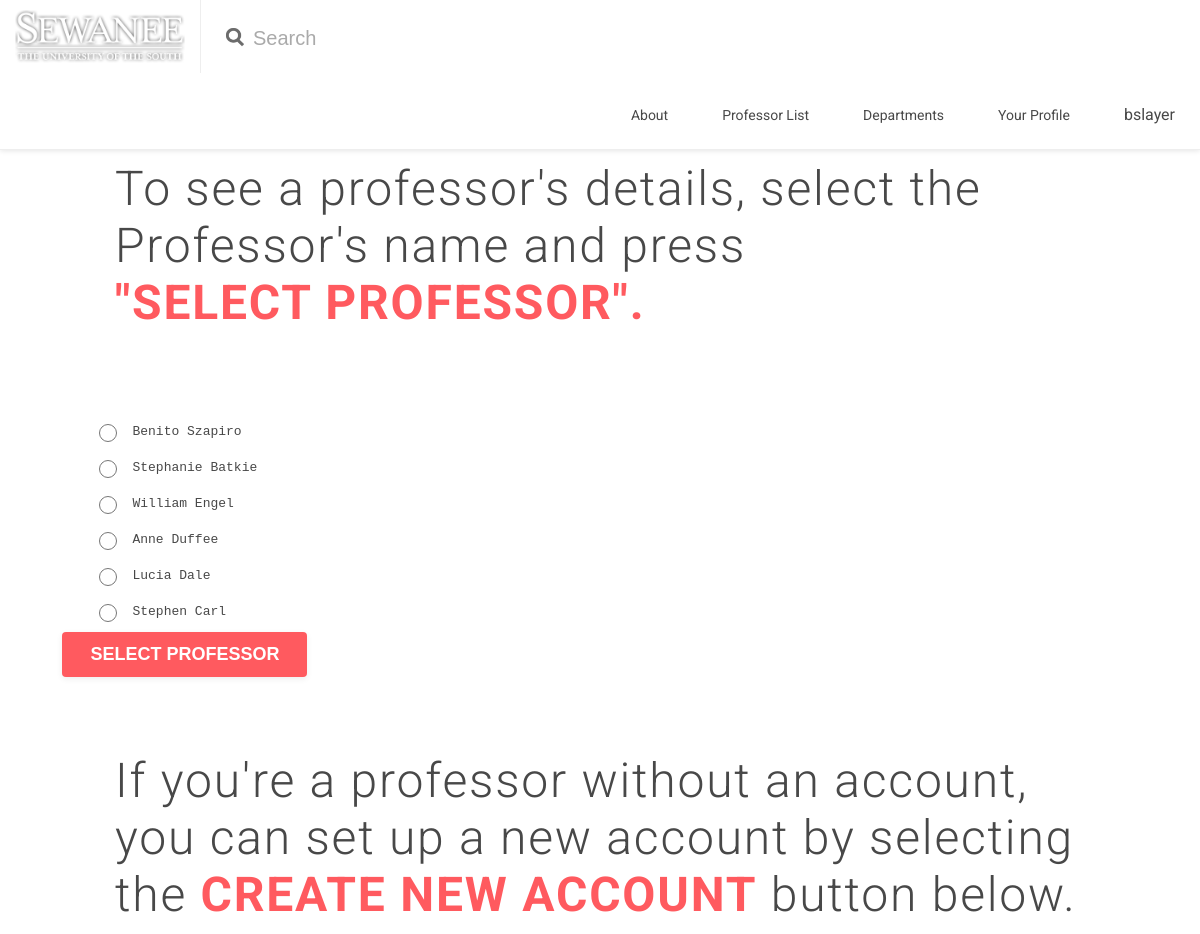
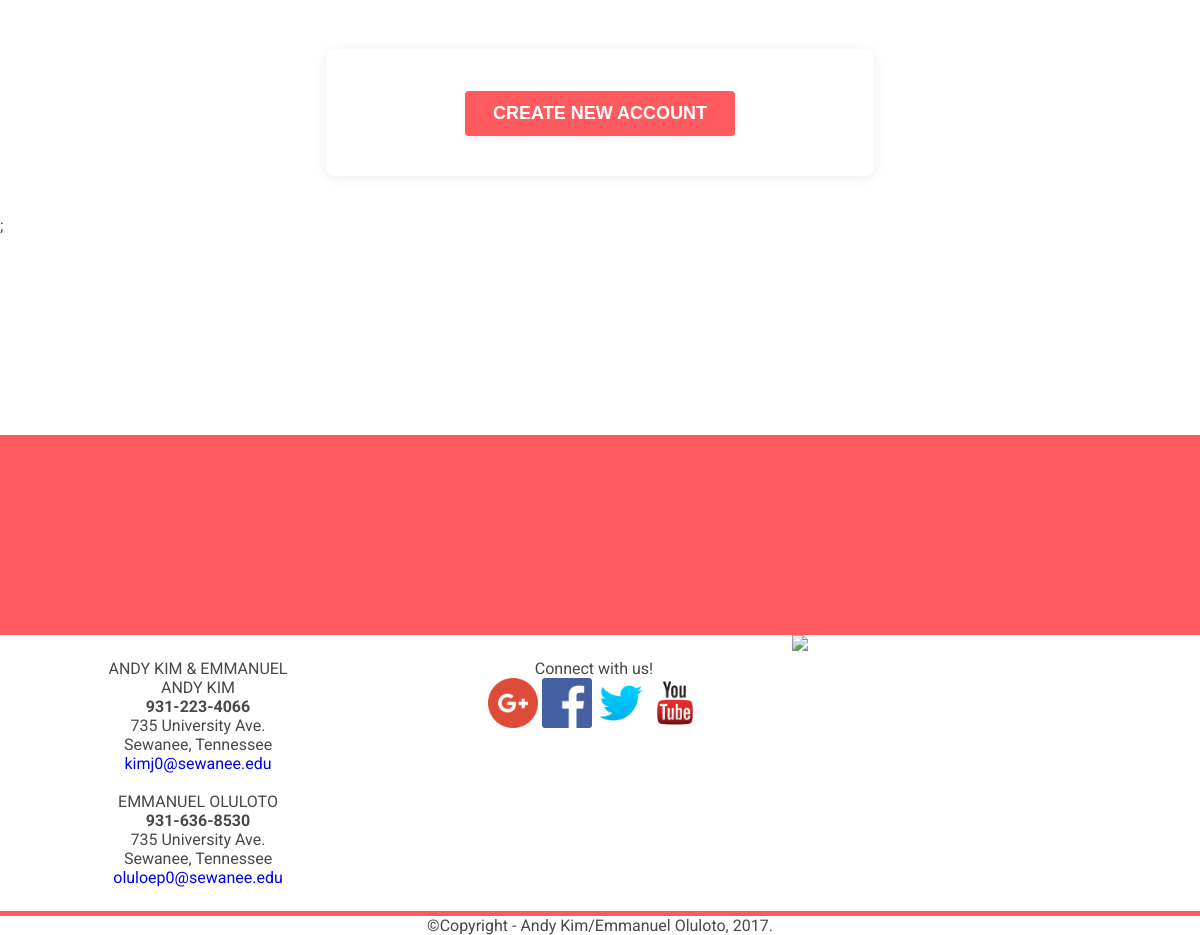
Page /php/displayProfs.php (signed in) on the committed database (2 pictures, top to bottom).
### tables this page shows
CREATE TABLE profTable(
   profID           int AUTO_INCREMENT NOT NULL PRIMARY KEY
  ,first_name       varchar(40)
  ,last_name        varchar(40)
  ,email            varchar(40)
  ,phone            char(10)
  ,password         varchar(20) NOT NULL 
);

### php/displayProfs.php (the view, shortened to what this page needs)
<?php require_once('header.php') ?>
<!DOCTYPE html>
<html>
	<head>
		<link rel="stylesheet" type="text/css" href="/css/main.css"/>
	</head>
	<body>
  	<div class="top-nav active clearfix">
  		<a href="index.html" class="logo">
  			<img src="/image/logo2.png" alt="Sewanee"/>
  		</a>
  		<div id="nav-searchbar">
  			<form method="GET" action="index.html">
  				<input type="text" name="search" id="nav-search" placeholder="Search"/>
  			</form>
  		</div>
  		<ul>
  		</ul>
  	</div>
<span style="display:block; height: 100px;"></span>
    <div class="row">
      <h1 id="moto">To see a professor's details, select the Professor's name and press <br><span>"SELECT PROFESSOR".</span></h1>
    </div>
<?php
  $query = "SELECT * FROM profTable";
  $result = $connection->query($query);
    $rows = $result->num_rows;
  echo '<pre><form action="profInfo.php" method="post"> <div class ="set">' ;
    for ($j = $rows-1 ; $j >= 0; $j--){
      $result->data_seek($j);
      $row = $result->fetch_array(MYSQLI_NUM);
      echo <<<_END
            <input style='line-height: 10px;' type="radio" name="prof" value="$row[0]"> $row[1] $row[2]
_END;
    }
  echo <<<_END
        <input type="submit" value="SELECT PROFESSOR">
        </div></form></pre>
        <div class="row">
        <h1 id="moto">If you're a professor without an account, you can set up a new account by selecting the
        <span> CREATE NEW ACCOUNT</span> button below. </h1>
        </div>
        <form action="newprof.php" method="post">
        <input type="submit" value="CREATE NEW ACCOUNT" style=""></form>;
_END;
?>
<span style="display:block; height: 200px;"></span>
<footer>
	<div class="section">
		<p>ANDY KIM & EMMANUEL</p>
	<p>ANDY KIM</p>
	<p><b>931-223-4066</b><br>
		735 University Ave.<br>
		Sewanee, Tennessee<br>
		<a href = "mailto:kimj0@sewanee.edu">kimj0@sewanee.edu</a></p>
	<br>
	<p> EMMANUEL OLULOTO</p>
		<p><b>931-636-8530</b><br>
		735 University Ave.<br>
		Sewanee, Tennessee<br>
		<a href = "mailto:oluloep0@sewanee.edu">oluloep0@sewanee.edu</a></p>
	</div>
	<div class="section"><div id="social">
		<p>Connect with us!</p>
		<ul>
			   <li><a href="#"><img src="/image/logos/1491580659-yumminkysocialmedia23_83074.png"/></a></li>
			   <li><a href="#"><img src="/image/logos/Facebook_icon-icons.com_66805.png"/></a></li>
			   <li><a href="#"><img src="/image/logos/twitter_socialnetwork_20007.png"/></a></li>
			   <li><a href="#"><img src="/image/logos/youtube_socialnetwork_19998.png"/></a></li>
		</ul>
	</div></div>
			<img src="https://upload.wikimedia.org/wikipedia/commons/2/2b/Sewanee.png"/>
</footer>
<p style="text-align:center">&#169;Copyright - Andy Kim/Emmanuel Oluloto, 2017.</p>
</body>
</html>

### css/main.css (style rules this page uses)
form[action="newprof.php"] { max-width: 500px; margin: 40px auto 40px auto; background: #fff; padding: 32px 24px 24px 24px; border-radius: 8px; box-shadow: 0 2px 12px rgba(0,0,0,0.08); display: flex; flex-direction: column; align-items: center; }
form[action="newprof.php"] input, form[action="newprof.php"] select { width: 100%; margin-bottom: 16px; }
form[action="newprof.php"] input[type="submit"] { width: auto; align-self: center; }
input[type="text"], input[type="password"], input[type="email"], input[type="number"], select { font-size: 18px; padding: 10px 12px; border: 1px solid #ccc; border-radius: 4px; margin-bottom: 12px; width: 80%; box-sizing: border-box; transition: border-color 0.2s; }
input[type="radio"] { accent-color: #ff5a5f; width: 18px; height: 18px; margin-right: 8px; vertical-align: middle; }
input[type="submit"], button { background-color: #ff5a5f; color: #fff; border: none; border-radius: 4px; padding: 12px 28px; font-size: 18px; font-weight: 700; cursor: pointer; margin-top: 10px; transition: background 0.2s, box-shadow 0.2s; box-shadow: 0 2px 6px rgba(0,0,0,0.07); }
body { margin: 0; padding: 0; font-family: 'Roboto', sans-serif; font-weight: 400; color:#484848; overflow-x: hidden; }
p { font-size: 16px; margin: 0; padding: 0; }
a:link { font-size: 16px; text-decoration: none; margin: 0; padding: 0; }
h1,h2,h3,h4,h5,h6,ul,ol,li { margin: 0; padding: 0; }
ul, ol { list-style-type: none; }
.clearfix::after { content: ""; display: table; clear: both; }
.row { position: relative; max-width: 970px; height: auto; margin: 0 auto; }
footer { border-top: 200px solid #ff5a5f; border-bottom: 5px solid #ff5a5f; width: 100%; overflow: hidden; }
footer img { width: 25%; }
li { display: inline; }
#social img { width: 50px; height: 50px; }
.section { width: 29%; float: left; margin: 2% 2%; text-align: center; }
.top-nav { position: relative; width: 100%; height: auto; background-color: #fff; z-index: 200; }
.top-nav.active { position: fixed; left: 0; top: 0; border-bottom: 1px solid #eee; box-shadow: 0 1px 5px rgba( 0, 0, 0, 0.1); -webkit-box-shadow: 0 1px 5px rgba( 0, 0, 0, 0.1); -moz-box-shadow: 0 1px 5px rgba( 0, 0, 0, 0.1); }
.logo:link { position: relative; color: #ccc; display: inline-block; transition: all 0.3s ease; -webkit-transition: all 0.3s ease; -moz-transition: all 0.3s ease; -o-transition: all 0.3s ease; float: left; }
.logo img { position: relative; padding: 10px 15px; width: 170px; vertical-align: middle; }
.top-nav.active .logo img { border-right: 1px solid #eee; }
#nav-searchbar { display:none; width: 490px; height: 100%; }
.top-nav.active #nav-searchbar { display: inline-block; }
#nav-searchbar form input { padding: 27px 10px 18px 52px; width: 100%; border: none; outline: none; color: #666; font-size: 20px; box-sizing: border-box; -webkit-box-sizing: border-box; -moz-box-sizing: border-box; background-image: url('image/search_icon.png'); background-repeat: no-repeat; background-position: 25px 28px; background-size: 18px; }
.top-nav ul { float: right; padding: 25px 0; }
#moto { font-size: 48px; font-weight: 300; color: #484848; margin: 60px 0; letter-spacing: 1.8px; }
#moto span { color: #FF5A5F; font-weight: 700; }

### rows in the picture
proftable: first_name "Benito", last_name "Szapiro"
proftable: first_name "Stephanie", last_name "Batkie"
proftable: first_name "William", last_name "Engel"
proftable: first_name "Anne", last_name "Duffee"
proftable: first_name "Lucia", last_name "Dale"
proftable: first_name "Stephen", last_name "Carl"

### other values in the picture
$u "bslayer"
